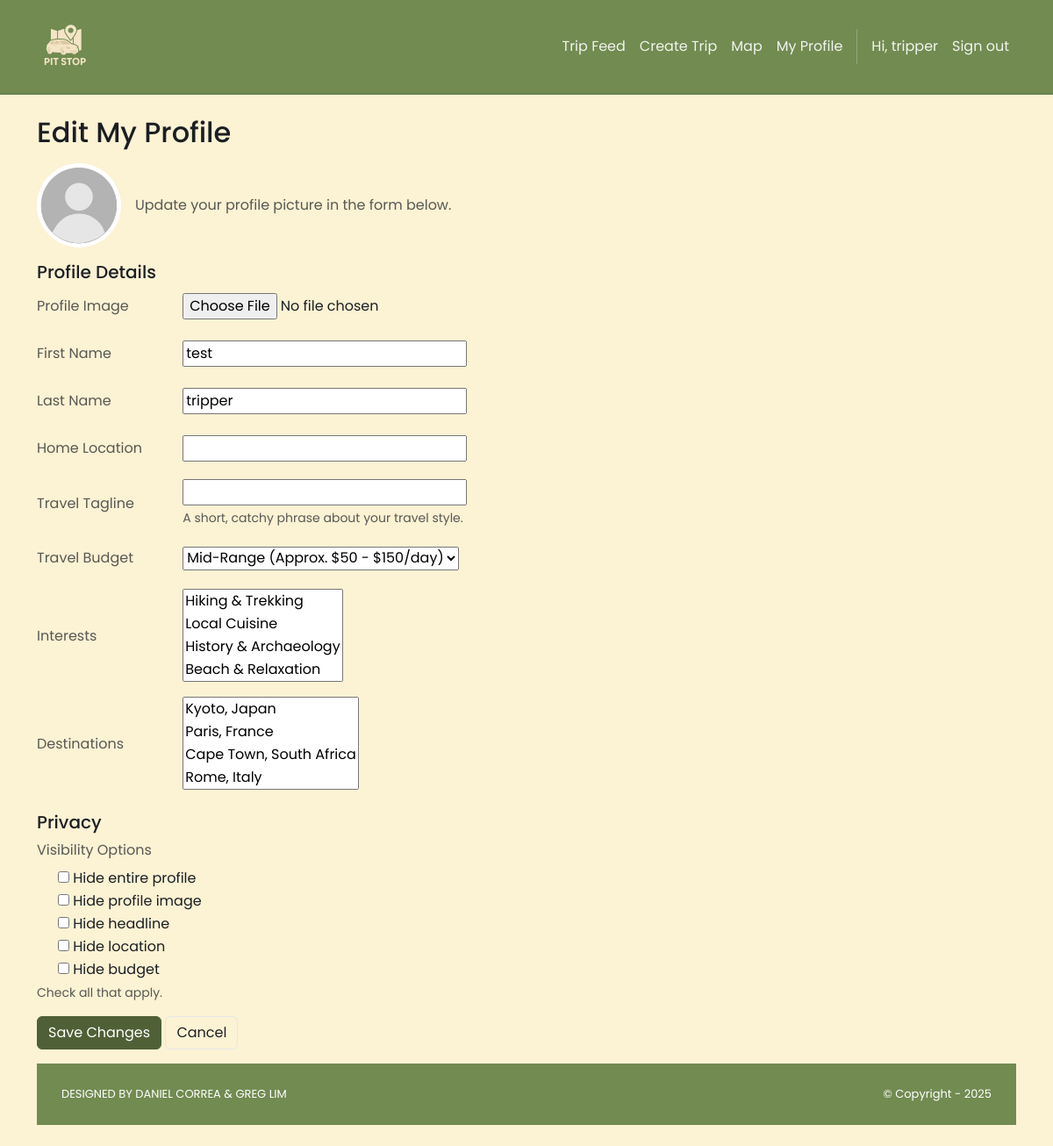
Page /roadTripper/me/edit/ (signed in) on the earlier database version.
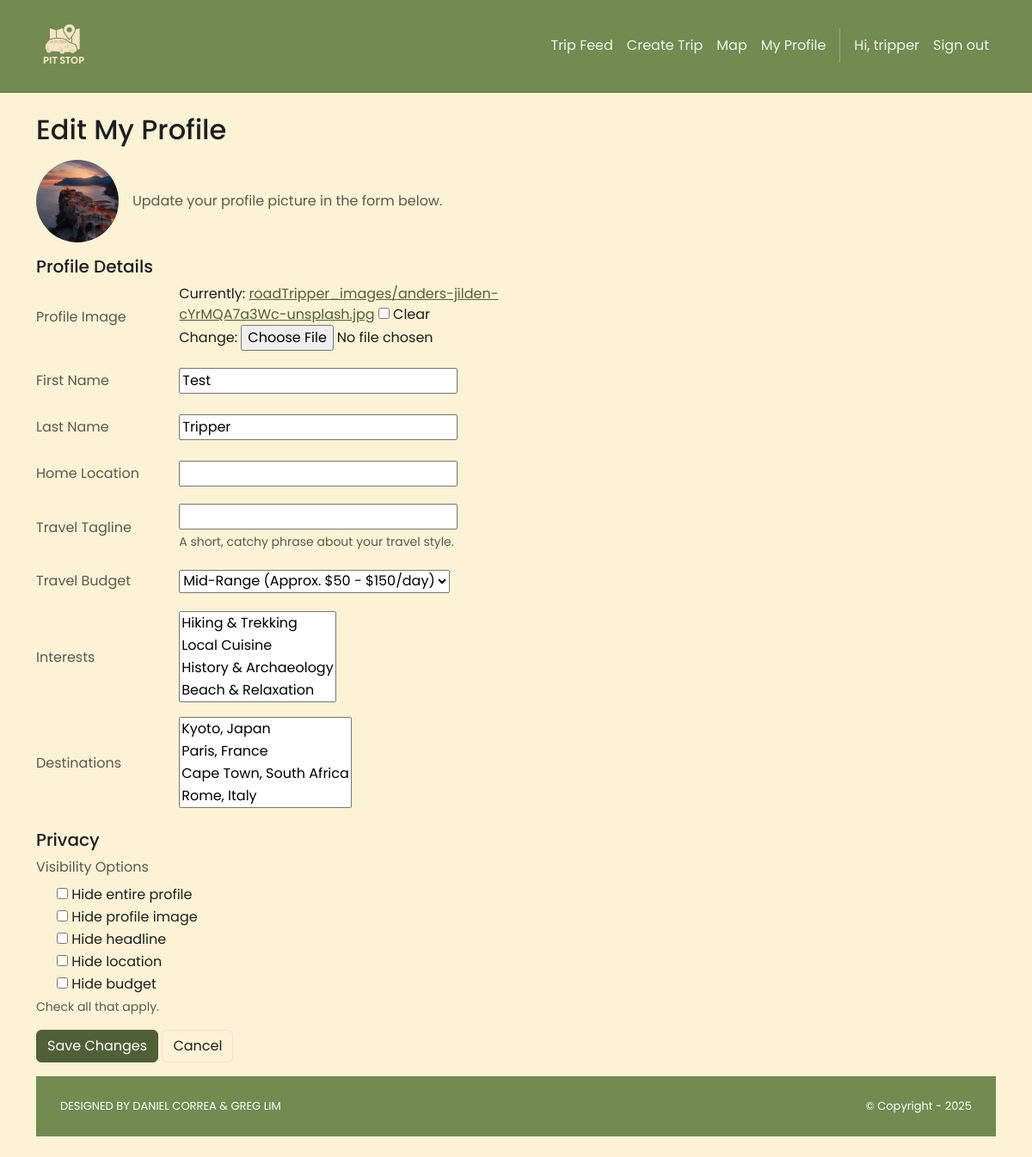
Same page on the later database version.
### roadTripper/models.py (models this page shows, shortened)
class RoadTripper(models.Model):
    user = models.OneToOneField(
        settings.AUTH_USER_MODEL, on_delete=models.CASCADE, related_name="roadTripper_profile"
    )
    firstName = models.CharField("First Name", max_length=255)
    lastName  = models.CharField("Last Name", max_length=255)
    location  = models.CharField("Home Location", max_length=255, blank=True)
    image     = models.ImageField("Profile Image", upload_to='roadTripper_images/', null=True, blank=True)
    TRAVEL_BUDGET_CHOICES = [
        ('LOW', 'Budget-Friendly (Under $50/day)'),
        ('MID', 'Mid-Range (Approx. $50 - $150/day)'),
        ('HIGH', 'Luxury (Over $150/day)'),
        ('FLEX', 'Flexible / Varies'),
    ]
    travel_headline = models.CharField("Travel Tagline", max_length=255, blank=True,
        help_text="A short, catchy phrase about your travel style."
    )
    travel_budget = models.CharField("Travel Budget", max_length=4, choices=TRAVEL_BUDGET_CHOICES, default='MID')
    interests = models.ManyToManyField("Interest", related_name="trippers_with_interest", blank=True)
    destinations = models.ManyToManyField("Destination", related_name="trippers_want_to_visit", blank=True)
    links = models.ManyToManyField("Link", related_name="roadTripper", blank=True)
    hide_image = models.BooleanField(default=False)
    hide_travel_headline = models.BooleanField(default=False)
    hide_travel_budget = models.BooleanField(default=False)
    hide_profile = models.BooleanField(default=False)
    hide_location = models.BooleanField(default=False)

### roadTripper/views.py (the view)
# urls.py: path("me/edit/", views.edit_profile, name="planner.edit_profile"),
@login_required
@roadtripper_required
def edit_profile(request):
    roadTripper = get_object_or_404(RoadTripper, user=request.user)
    if request.method == "POST":
        form = RoadTripperForm(request.POST, request.FILES, instance=roadTripper)
        if form.is_valid():
            form.save()
            messages.success(request, "Profile updated successfully.")
            return redirect("roadTripper.my_profile")
    else:
        form = RoadTripperForm(instance=roadTripper)
    template_data = {}
    template_data['form'] = form
    template_data['roadTripper'] = roadTripper
    return render(request, "roadTripper/edit.html", {"template_data": template_data})

### accounts/models.py (called while the page is built)
    @property
    def is_planner(self) -> bool:
        return self.role == self.Roles.PLANNER

    @property
    def is_roadTripper(self) -> bool:
        return self.role == self.Roles.ROAD_TRIPPER

### pitStop/context_processors.py (called while the page is built)
def static_revisions(request):
    base = Path(settings.BASE_DIR)
    logo_path = base / 'pitStop' / 'static' / 'img' / 'brand.png'
    try:
        rev_logo = str(int(os.path.getmtime(logo_path)))
    except Exception:
        rev_logo = '1'
    css_path = base / 'pitStop' / 'static' / 'css' / 'style.css'
    try:
        rev_css = str(int(os.path.getmtime(css_path)))
    except Exception:
        rev_css = '1'
    return {
        'STATIC_REV_LOGO': rev_logo,
        'STATIC_REV_CSS': rev_css,
    }

### roadTripper/models.py (called while the page is built)
    def __str__(self): return self.name

    def __str__(self):
        if self.city:
            return f"{self.city}, {self.country}"
        return self.country

### roadTripper/templates/roadTripper/edit.html (shortened to what this page needs)
{% extends "pitStop/base.html" %}
{% load static %}
{% block content %}
<div class="container py-4">
  <h2 class="mb-3">Edit My Profile</h2>
  <form method="post" enctype="multipart/form-data" class="needs-validation" novalidate>
    <div class="row g-4">
      <div class="col-lg-7">
        <div class="d-flex align-items-center gap-3 mb-3">
          {% if template_data.roadTripper.image %}
            <img src="{{ template_data.roadTripper.image.url }}" alt="Current image"
                 width="96" height="96"
                 style="width:96px;height:96px;border-radius:50%;object-fit:cover;object-position:center;display:block;">
          {% else %}
            <img src="{% static 'img/default_profile.jpg' %}" alt="Default image"
                 width="96" height="96"
                 style="width:96px;height:96px;border-radius:50%;object-fit:cover;object-position:center;display:block;">
          {% endif %}
          <div class="text-muted">Update your profile picture in the form below.</div>
        </div>
        <h5 class="mt-3">Profile Details</h5>
        <div class="mt-2">
          {% for field in template_data.form %}
            {% if field.name != 'hide_profile' and field.name != 'hide_image' and field.name != 'hide_travel_headline' and field.name != 'hide_location' and field.name != 'hide_travel_budget' %}
            <div class="row align-items-center mb-3">
              <div class="col-sm-4 col-lg-3 text-muted">
                <label class="col-form-label" for="{{ field.id_for_label }}">{{ field.label }}</label>
              </div>
              <div class="col-sm-8 col-lg-9">
                {{ field }}
                {% if field.help_text %}
                  <div class="form-text">{{ field.help_text }}</div>
                {% endif %}
              </div>
            </div>
            {% endif %}
          {% endfor %}
        </div>
        <h5 class="mt-4">Privacy</h5>
          <div class="mb-3">
            <div class="text-muted mb-2">Visibility Options</div>
            <div class="form-check">
              {{ template_data.form.hide_profile }}
              <label class="form-check-label" for="{{ template_data.form.hide_profile.id_for_label }}">
                Hide entire profile
              </label>
            </div>
            <div class="form-check">
              {{ template_data.form.hide_image }}
              <label class="form-check-label" for="{{ template_data.form.hide_image.id_for_label }}">
                Hide profile image
              </label>
            </div>
            <div class="form-check">
              {{ template_data.form.hide_travel_headline }}
              <label class="form-check-label" for="{{ template_data.form.hide_travel_headline.id_for_label }}">
                Hide headline
              </label>
            </div>
            <div class="form-check">
              {{ template_data.form.hide_location }}
              <label class="form-check-label" for="{{ template_data.form.hide_location.id_for_label }}">
                Hide location
              </label>
            </div>
            <div class="form-check">
              {{ template_data.form.hide_travel_budget }}
              <label class="form-check-label" for="{{ template_data.form.hide_travel_budget.id_for_label }}">
                Hide budget
              </label>
            </div>
            <div class="form-text">Check all that apply.</div>
            <div class="mt-3">
              <button class="btn btn-dark" type="submit">Save Changes</button>
              <a href="{% url 'roadTripper.my_profile' %}" class="btn btn-outline-secondary">Cancel</a>
            </div>
          </div>
  </form>
</div>
{% endblock %}

Differences in the rows shown:
changed RoadTripper "Mid-Range (Approx. $50 - $150/day)": roadTripper.image: picture added; firstName "test" → "Test"; lastName "tripper" → "Tripper"
Other differences:
new list line: "Currently: roadTripper_images/anders-jilden-cYrMQA7a3Wc-unsplash.jpg Clear Change: ☐"
